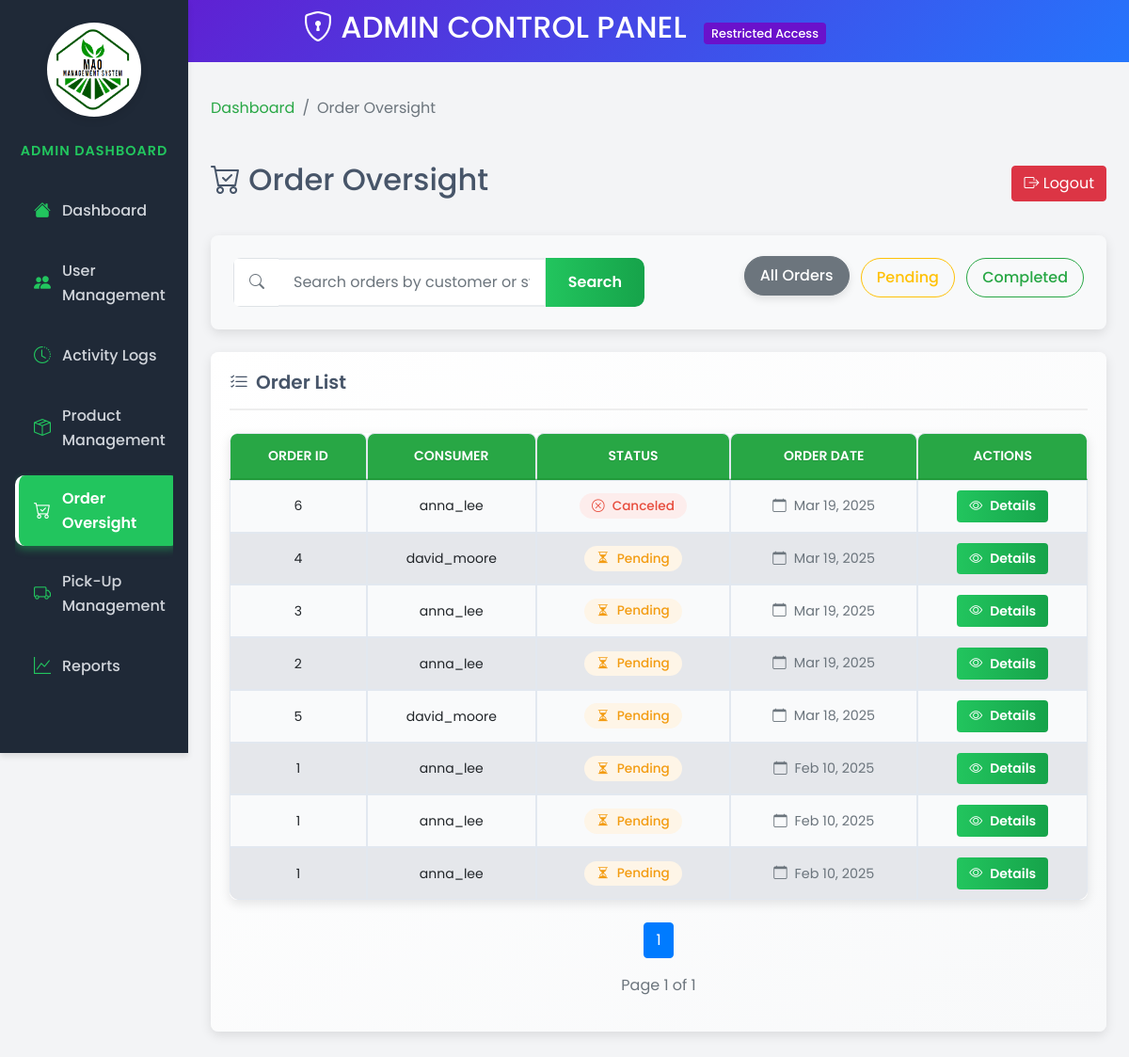
The page /views/admin/order-oversight.php (signed in) on the database as committed earlier.
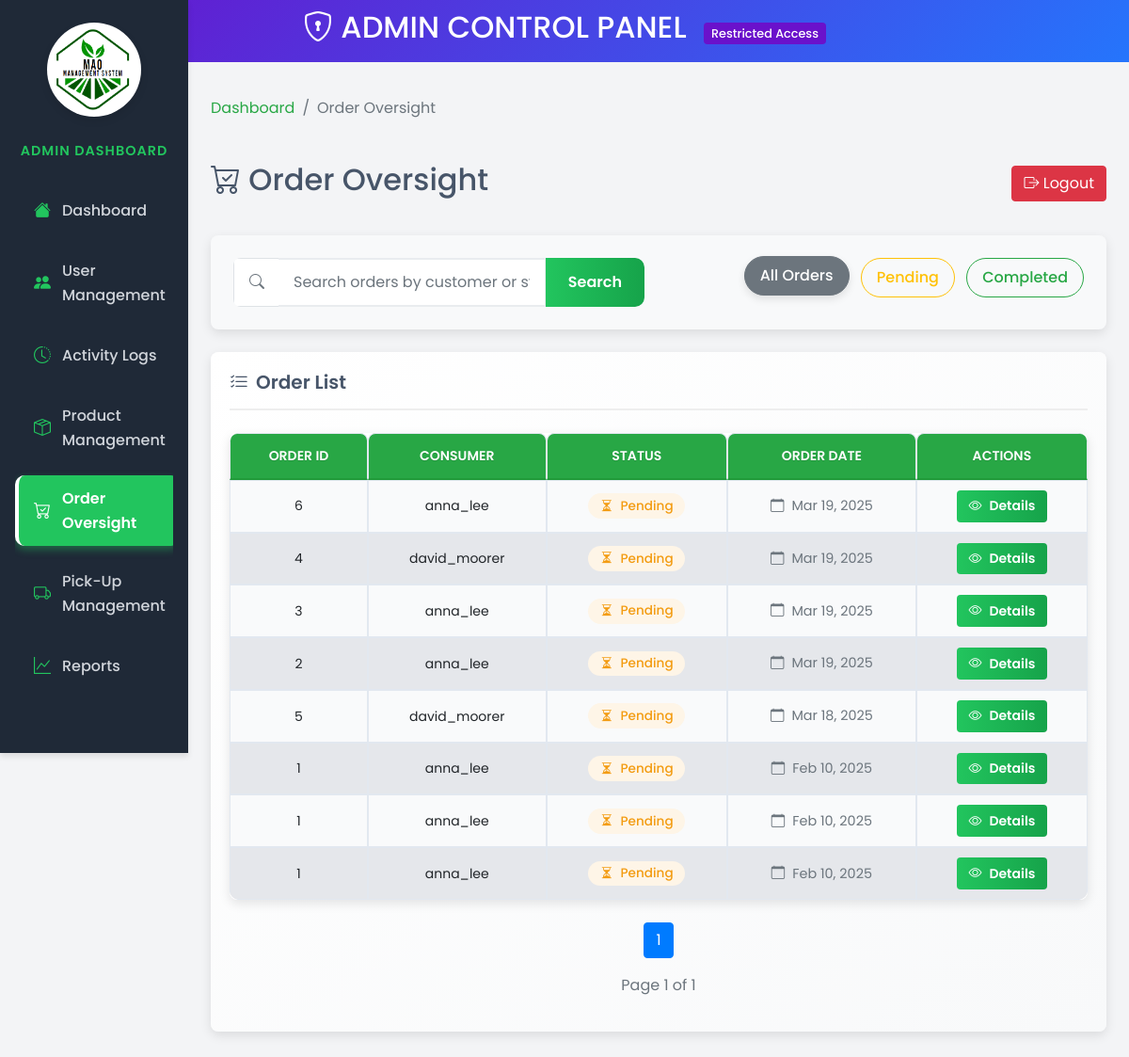
The same page on the database as committed later.
### tables this page shows
CREATE TABLE `orders` (
  `order_id` int(11) NOT NULL,
  `consumer_id` int(11) DEFAULT NULL,
  `order_status` enum('pending','completed','canceled') DEFAULT 'pending',
  `order_date` timestamp NOT NULL DEFAULT current_timestamp(),
  `pickup_details` text DEFAULT NULL
);

CREATE TABLE `users` (
  `user_id` int(11) NOT NULL,
  `username` varchar(50) NOT NULL,
  `password` varchar(255) NOT NULL,
  `email` varchar(100) NOT NULL,
  `role_id` int(11) DEFAULT NULL,
  `created_at` timestamp NOT NULL DEFAULT current_timestamp(),
  `updated_at` timestamp NOT NULL DEFAULT current_timestamp() ON UPDATE current_timestamp(),
  `first_name` varchar(100) NOT NULL,
  `last_name` varchar(100) NOT NULL,
  `contact_number` varchar(20) DEFAULT NULL,
  `address` text DEFAULT NULL
);

### views/admin/order-oversight.php (the view, shortened to what the changed rows need)
<?php
$database = new Database();
$conn = $database->connect();
$limit = 10;
$page = isset($_GET['page']) ? (int)$_GET['page'] : 1;
$offset = ($page - 1) * $limit;
$query = "SELECT o.order_id, u.username AS consumer_name, o.order_status, o.order_date,
                p.pickup_id, p.pickup_date, p.pickup_location, p.pickup_notes
          FROM orders AS o
          JOIN users AS u ON o.consumer_id = u.user_id
          LEFT JOIN pickups AS p ON o.order_id = p.order_id";
$query .= " ORDER BY o.order_date DESC LIMIT :limit OFFSET :offset";
$stmt = $conn->prepare($query);
$stmt->bindValue(':limit', $limit, PDO::PARAM_INT);
$stmt->bindValue(':offset', $offset, PDO::PARAM_INT);
$stmt->execute();
$orders = $stmt->fetchAll(PDO::FETCH_ASSOC);
?>
<!DOCTYPE html>
<html lang="en">
<head>
    <link href="https://stackpath.bootstrapcdn.com/bootstrap/4.5.2/css/bootstrap.min.css" rel="stylesheet">
    <link href="https://cdn.jsdelivr.net/npm/bootstrap-icons/font/bootstrap-icons.css" rel="stylesheet">
    <link rel="stylesheet" href="../../public/style/admin.css">
    <link rel="stylesheet" href="../../public/style/admin-sidebar.css">
    <link rel="stylesheet" href="../../public/style/order-oversight.css">
</head>
<body>
    <div class="admin-header text-center">
        <h2><i class="bi bi-shield-lock"></i> ADMIN CONTROL PANEL <span class="admin-badge">Restricted Access</span></h2>
    </div>
    <div class="container-fluid">
        <div class="row">
            <main role="main" class="col-md-9 ml-sm-auto col-lg-10 px-4 py-4 order-oversight-page">
                <div class="page-header">
                    <h1 class="h2"><i class="bi bi-cart-check"></i> Order Oversight</h1>
                </div>
                <div class="card custom-card">
                    <div class="card-body">
                        <div class="table-container">
                            <div class="table-responsive">
                                <table class="table table-hover">
                                    <thead>
                                        <tr>
                                            <th>Order ID</th>
                                            <th>Consumer</th>
                                            <th>Status</th>
                                            <th>Order Date</th>
                                            <th>Actions</th>
                                        </tr>
                                    </thead>
                                    <tbody id="orders-table">
                                        <?php if (count($orders) > 0): ?>
                                            <?php foreach ($orders as $order): ?>
                                                <tr data-status="<?= strtolower($order['order_status']) ?>">
                                                    <td><span class="order-id"><?= htmlspecialchars($order['order_id']) ?></span></td>
                                                    <td><?= htmlspecialchars($order['consumer_name']) ?></td>
                                                    <td>
                                                        <?php if ($order['order_status'] === 'pending'): ?>
                                                            <span class="badge badge-warning status-badge">
                                                                <i class="bi bi-hourglass-split"></i> Pending
                                                            </span>
                                                        <?php elseif ($order['order_status'] === 'completed'): ?>
                                                            <span class="badge badge-success status-badge">
                                                                <i class="bi bi-check-circle"></i> Completed
                                                            </span>
                                                        <?php else: ?>
                                                            <span class="badge badge-danger status-badge">
                                                                <i class="bi bi-x-circle"></i> Canceled
                                                            </span>
                                                        <?php endif; ?>
                                                    </td>
                                                    <td>
                                                        <span class="order-date" title="<?= htmlspecialchars(date("F j, Y, g:i A", strtotime($order['order_date']))) ?>">
                                                            <i class="bi bi-calendar"></i>
                                                            <?= htmlspecialchars(date("M j, Y", strtotime($order['order_date']))) ?>
                                                        </span>
                                                    </td>
                                                    <td>
                                                        <button class="btn btn-primary btn-sm view-details-btn"
                                                                data-order-id="<?= htmlspecialchars($order['order_id']) ?>">
                                                            <i class="bi bi-eye"></i> Details
                                                        </button>
                                                    </td>
                                                </tr>
                                            <?php endforeach; ?>
                                        <?php endif; ?>
                                    </tbody>
                                </table>
                            </div>
                        </div>
                    </div>
                </div>
            </main>
        </div>
    </div>
</body>
</html>

Rows that differ between the two databases and show on the page:
changed orders id 6: order_status "Canceled" → "Pending"
changed through a linked row, orders id 4: consumer.username "david_moore" → "david_moorer"
changed through a linked row, orders "Mar 18, 2025": consumer.username "david_moore" → "david_moorer"
